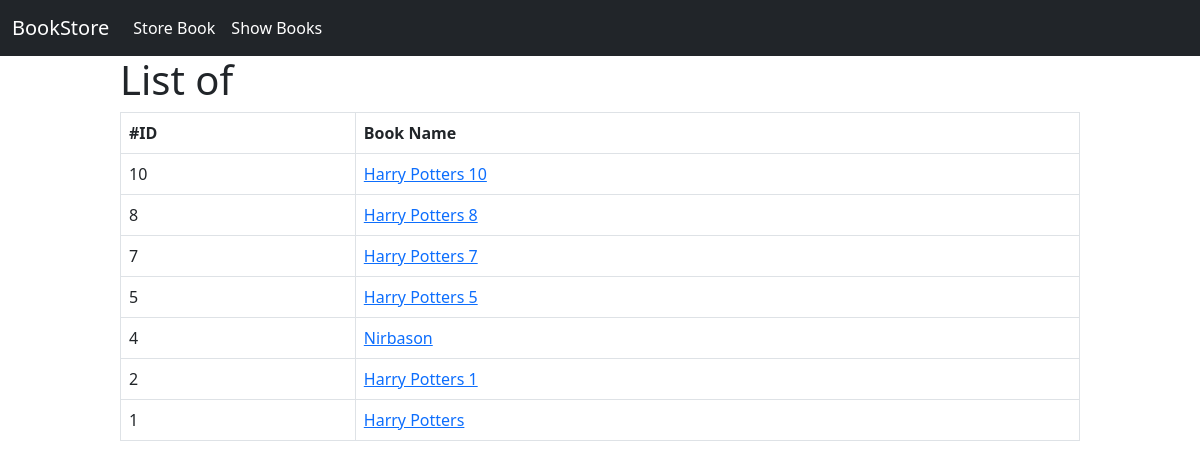
/show_books/, run on the app's committed database.
### book/models.py (models this page shows)
class BookStoreModel(models.Model):
    CATEGORY = (
    ('Mystery', 'Mystery'),
    ('Thriller', 'Thriller'),
    ('Sci-Fi', 'Sci-Fi'),
    ('Humor', 'Humor'),
    ('Horror', 'Horror'),
    )
    id = models.IntegerField(primary_key=True)
    book_name = models.CharField(max_length=30)
    author = models.CharField(max_length=30)
    category = models.CharField(max_length=30, choices=CATEGORY)
    first_pub = models.DateTimeField(auto_now_add=True) # django ekdom first date
    last_pub = models.DateTimeField(auto_now=True) # erpor joto update korbo sei date dekhabe

### book/views.py (the view)
# urls.py: path('show_books/', views.ShowBooksView.as_view(), name='show_books'),
class ShowBooksView(ListView):
    model = BookStoreModel
    template_name = 'show_book.html'
    context_object_name = 'booklist'
    ordering = ['-id']

### book/templates/show_book.html (shortened to what this page needs)
{% extends 'base.html' %} {% block content%}
<div style="width:80%;margin : auto;">
    <h1>List of {{extra_data.type}}</h1>
{% if booklist %}
  <table class="table table-bordered">
    <thead>
      <tr>
        <th scope="col">#ID</th>
        <th scope="col">Book Name</th>
      </tr>
    </thead>
    <tbody>
      {% for item in booklist %}
      <tr>
        <td>{{item.id}}</td>
        <td><a href="{% url 'book_details' item.id%}">{{item.book_name}}</a></td>
      </tr>
      {% endfor %}
    </tbody>
  </table>
  {% else %}
  <h3>No Data avaiable</h3>
  {% endif %}
</div>
{% endblock %}

### book/templates/base.html (shortened to what this page needs)
<!DOCTYPE html>
<html lang="en">
  <head>
    <link
      href="https://cdn.jsdelivr.net/npm/bootstrap@5.3.0-alpha3/dist/css/bootstrap.min.css"
      rel="stylesheet"
    />
  </head>
  <body>
    <nav class="navbar navbar-expand-lg bg-dark text-white">
      <div class="container-fluid text-white">
        <a class="navbar-brand text-white" href="{% url 'home' %}">BookStore</a>
        <div class="collapse navbar-collapse " id="navbarNavAltMarkup">
          <div class="navbar-nav text-white">
            <a class="nav-link text-white" href="{% url 'storebook' %}">Store Book</a>
            <a class="nav-link text-white" href="{% url 'show_books' %}">Show Books</a>
          </div>
        </div>
      </div>
    </nav>
    {% block content %} {% endblock %}
  </body>
</html>

### data on the page
BookStoreModel: id "10", book_name "Harry Potters 10"
BookStoreModel: id "8", book_name "Harry Potters 8"
BookStoreModel: id "7", book_name "Harry Potters 7"
BookStoreModel: id "5", book_name "Harry Potters 5"
BookStoreModel: id "4", book_name "Nirbason"
BookStoreModel: id "2", book_name "Harry Potters 1"
BookStoreModel: id "1", book_name "Harry Potters"
